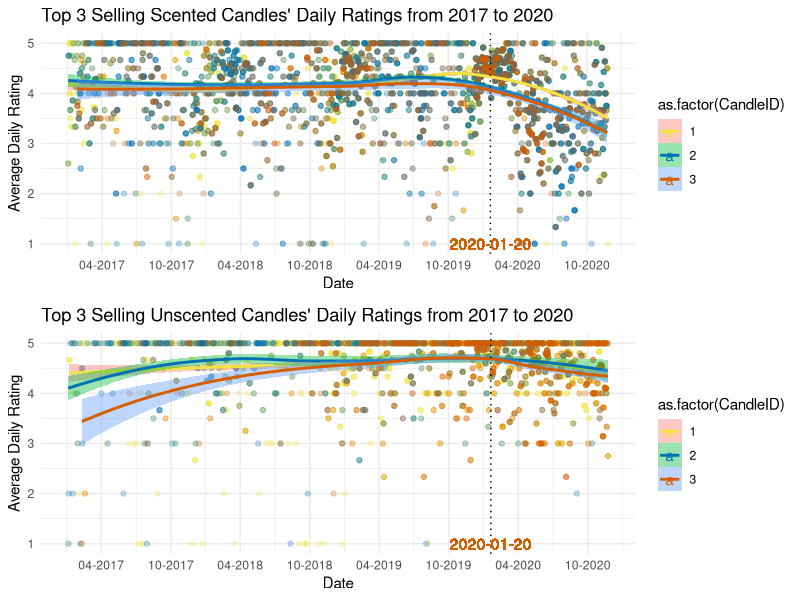
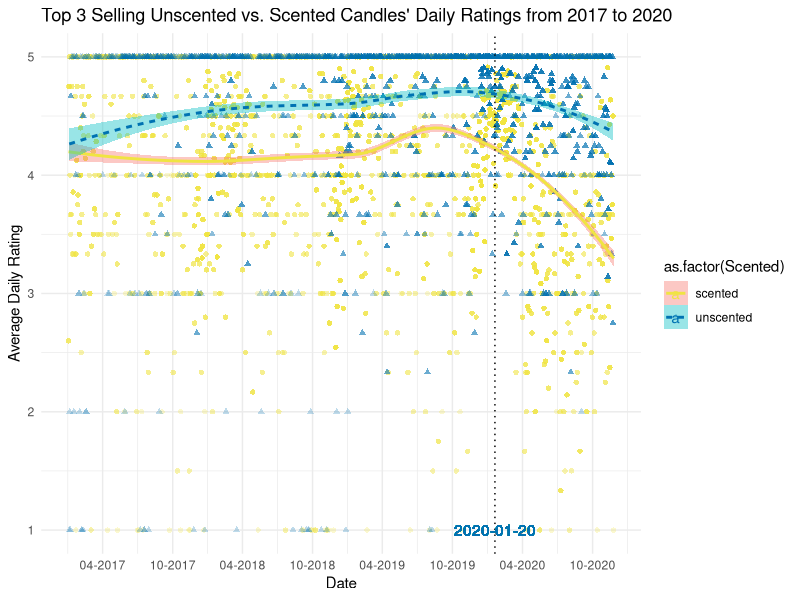
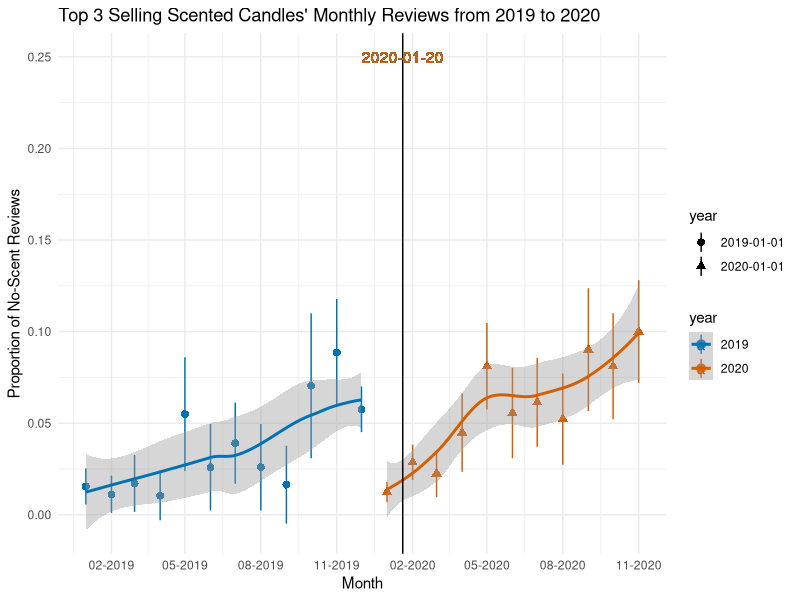

Recreate these plots in R, in order.
## ---- chunk 1
library(yaml)
library(rmarkdown)
library(knitr)
library(dplyr)
library(tidyverse)
library(readxl)
library(gridExtra)
## ---- chunk 2
scented <- read_xlsx(here::here("hw05", "Scented_all.xlsx"))
unscented <- read_xlsx(here::here("hw05", "Unscented_all.xlsx"))
## ---- chunk 3
#Step 1: Summarize data
daily_s <-
  scented %>%
  filter(Date > as.Date("2017-01-01")) %>%
  group_by(Date) %>%
  mutate(Average_Daily_Rating = mean(Rating)) %>% 
  na.omit() %>%
  select(CandleID, Date, Average_Daily_Rating)
daily_un <-
unscented %>%
  filter(Date > as.Date("2017-01-01")) %>%
  group_by(Date) %>%
  mutate(Average_Daily_Rating = mean(Rating)) %>% 
  na.omit() %>%
  select(CandleID, Date, Average_Daily_Rating)
#Step 2: Plotting
plot_daily_s <-
  daily_s %>%
  ggplot(
    aes(x = as.Date(Date), y = Average_Daily_Rating, 
        fill = as.factor(CandleID), color = as.factor(CandleID))) +
      geom_point(alpha = .25) +
      scale_color_manual(values = c("#F0E442", "#0072B2", "#D55E00")) + 
      scale_x_date(date_breaks = "6 months", date_labels = "%m-%Y") +
      geom_smooth(method = "loess") +
      geom_vline(xintercept = as.numeric(as.Date("2020-01-20")), linetype = "dotted") + 
      geom_text(aes(x=as.Date("2020-01-20"), label = "2020-01-20", y = 1)) + 
      theme_minimal() + 
      labs(x = "Date", y = "Average Daily Rating") + 
      ggtitle("Top 3 Selling Scented Candles' Daily Ratings from 2017 to 2020")
plot_daily_un <- 
  daily_un %>%
  ggplot(
    aes(x = as.Date(Date), y = Average_Daily_Rating, 
        fill = as.factor(CandleID), color = as.factor(CandleID))) +
      geom_point(alpha = .25) +
      scale_color_manual(values = c("#F0E442", "#0072B2", "#D55E00")) + 
      scale_x_date(date_breaks = "6 months", date_labels = "%m-%Y") +
      geom_smooth(method = "loess") +
      geom_vline(xintercept = as.numeric(as.Date("2020-01-20")), linetype = "dotted") +
      geom_text(aes(x=as.Date("2020-01-20"), label = "2020-01-20", y = 1)) + 
      theme_minimal() + 
      labs(x = "Date", y = "Average Daily Rating") + 
      ggtitle("Top 3 Selling Unscented Candles' Daily Ratings from 2017 to 2020")
grid.arrange(plot_daily_s, plot_daily_un, ncol = 1)
## ---- chunk 4
candles_full <- bind_rows(
	scented = daily_s, 
	unscented = daily_un, 
	.id = "Scented"
)
## ---- chunk 5
plot_full <-
  candles_full %>%
  ggplot(
    aes(x = as.Date(Date), y = Average_Daily_Rating, 
        fill = as.factor(Scented), color = as.factor(Scented), shape = as.factor(Scented))) +
      geom_point(alpha = .25) +
      scale_color_manual(values = c("#F0E442", "#0072B2")) + 
      scale_x_date(date_breaks = "6 months", date_labels = "%m-%Y") + 
      geom_smooth(method = "loess", aes(linetype = as.factor(Scented))) + 
      geom_vline(xintercept = as.numeric(as.Date("2020-01-20")), linetype = "dotted") +
      geom_text(aes(x=as.Date("2020-01-20"), label = "2020-01-20", y = 1)) + 
      theme_minimal() + 
      labs(x = "Date", y = "Average Daily Rating") + 
      ggtitle("Top 3 Selling Unscented vs. Scented Candles' Daily Ratings from 2017 to 2020")
plot_full
## ---- chunk 6
str_no_scent <- function(x){
  as.numeric(
  	case_when(
  		str_detect(x, "[Nn]o scent") ~ "1", 
  		str_detect(x, "[Nn]o smell") ~ "1",
  		str_detect(x, "[Dd]oes not smell like") ~ "1",
  		str_detect(x, "[Dd]oesn't smell like") ~ "1",
  		str_detect(x, "[Cc]an't smell") ~ "1",
  		str_detect(x, "[Cc]annot smell") ~ "1",
  		str_detect(x, "[Ff]aint smell") ~ "1",
  		str_detect(x, "[Ff]aint scent") ~ "1",
  		str_detect(x, "[Dd]on't smell") ~ "1",
  		str_detect(x, "[Ll]ike nothing") ~ "1",
  		TRUE ~ "0"
  	)
  )
}
## ---- chunk 7
#Step 1: Summarize Data
data_review <- 
  scented %>% 
  filter(Date >= as.Date("2019-01-01")) %>%
  mutate(month = lubridate::floor_date(Date, "month")) %>%
  mutate(noscent = str_no_scent(Review)) %>%
  mutate(year = lubridate::floor_date(Date, "year")) %>%
  mutate(year = as.factor(year))
#Step 2: Plotting
plot_review <-
  data_review %>%
  ggplot(
    aes(x = as.Date(month), y = noscent, shape = year, color = year)) + 
      stat_summary(aes(y = noscent), fun.data = mean_cl_normal, fun.args = list(conf.int = .80)) + 
      scale_x_date(date_breaks = "3 months", date_labels = "%m-%Y") + 
      scale_color_manual(values = c("#0072B2", "#D55E00"),
                         labels = c("2019", "2020")) + 
      geom_smooth(method = "loess") + 
      geom_vline(xintercept = as.numeric(as.Date("2020-01-20"))) +
      geom_text(aes(x=as.Date("2020-01-20"), label = "2020-01-20", y = 0.25)) + 
      theme_minimal() + 
      labs(x = "Month", y = "Proportion of No-Scent Reviews") + 
      ggtitle("Top 3 Selling Scented Candles' Monthly Reviews from 2019 to 2020")
plot_review
